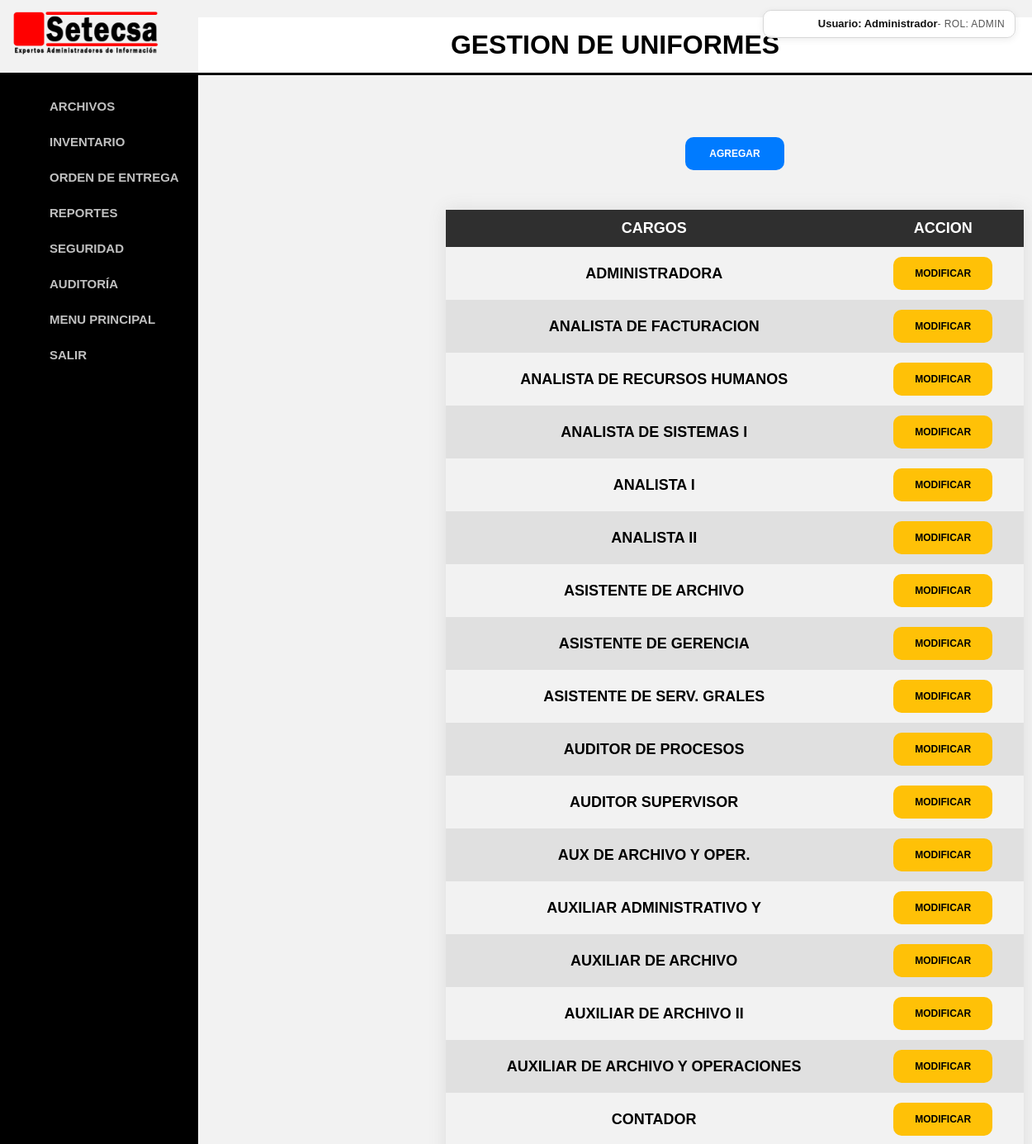
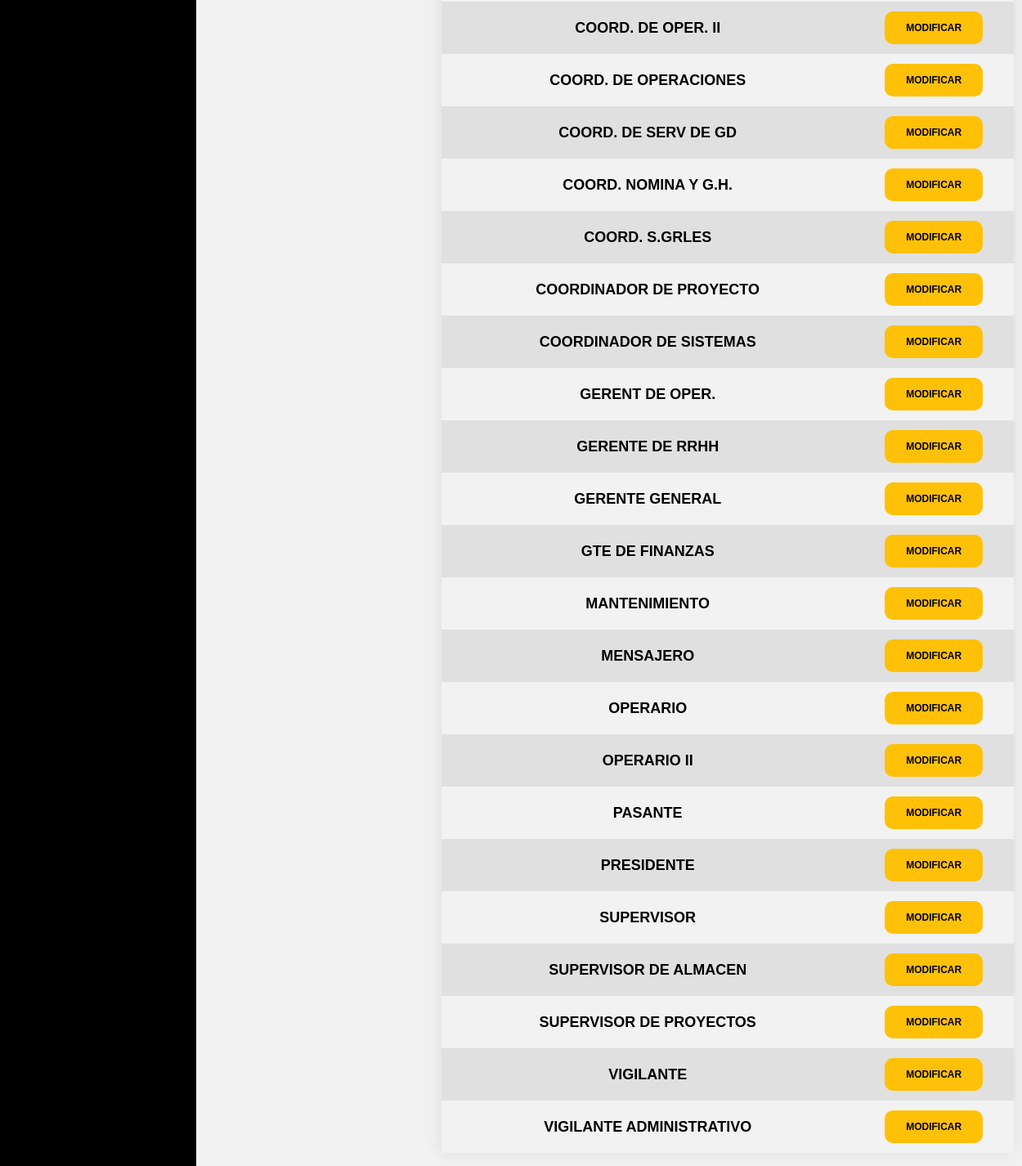
The page /cargosvista.php (signed in) on the database its author committed (2 pictures, top to bottom).
### tables this page shows
CREATE TABLE `cargos` (
  `id` bigint(20) UNSIGNED NOT NULL,
  `nombre` varchar(40) NOT NULL
);

### cargosvista.php (the view, shortened to what this page needs)
<?php
    include ('encabezado.php');
    include ('conexion_db.php');
    $qry = "select * from cargos order by nombre";
    $result = mysqli_query($mysqli,$qry) or die('La consulta falló: '.$mysqli -> error);
    $css1= "sr_grid1";
    $color[1]=$css1;
    $ncolor=0;
?>
<html lang="en">
    <br><br><br><br>
    <table class="tablabotones">
        <tr>
            <td><input type="button"  class="boton" value="AGREGAR" title="AGREGAR CARGO" onclick="javascript:{lanzar('cargosagregar.php')}"></td>
        </tr>
    </table>
    <table class="styled-table-3">
        <thead>
            <tr>
                <th>CARGOS</th>
                <th>ACCION</th>
            </tr>
        </thead>
        <tbody>
                <?php
                    while($row = mysqli_fetch_array($result, MYSQLI_ASSOC))
                    {
                        $id = $row['id'];
                        $nombre = $row['nombre'];
                ?>
                        <tr class="<?php echo $color[$ncolor]?>">
                            <td><?php echo nl2br(trim($nombre))?></td>
                            <td><input type="button"  class="boton boton-amarillo" title="MODIFICAR CARGO" value="MODIFICAR" onclick="javascript:{lanzar('cargosmodificar.php?id=<?php echo $id?>')}" /></td>
                        </tr>
                <?php
                        $ncolor = $ncolor + 1;
                        if ($ncolor > 1 ) { $ncolor=0;}
                    }
                ?>
            </tbody>
    </table>
</html>

### formatos.css (style rules this page uses)
body { font-family: Arial, sans-serif; margin: 0; padding: 0; margin-left: 240px; background-color: #f2f2f2; color: #000; }
.sr_grid1 { background-color: #e0e0e0; }
.boton { font-size:12px; font-family:sans-serif; font-weight:bold; color:#ffffff; background:#333333; border:0px; border-radius: 10px; width:120px; height:40px; }
input[type="button"].boton[value="AGREGAR"], button[type="button"].boton[value="AGREGAR"], a.boton[value="AGREGAR"] { background: #007bff !important; color: #ffffff !important; }
.boton-amarillo { background: #ffc107; color: #000000; }
.styled-table-3 { border-collapse: collapse; margin: 45px 300px; font-size: 18px; font-family: sans-serif; min-width: 700px; box-shadow: 0 0 20px #dcdcdc; }
.styled-table-3 thead tr { background-color: #2f2f2f; color: #ffffff; text-align: middle; }
.styled-table-3 th, .styled-table-3 td { padding: 12px 15px; }
.styled-table-3 tbody tr td { text-align: center; font-weight: bold; color: #000000; height: 10px; }
.tablabotones { margin: 0px 400px; min-width: 500px; }
.tablabotones tbody tr td { text-align: center; }

### rows shown on the page
cargos: nombre "ADMINISTRADORA"
cargos: nombre "ANALISTA DE FACTURACION"
cargos: nombre "ANALISTA DE RECURSOS HUMANOS"
cargos: nombre "ANALISTA DE SISTEMAS I"
cargos: nombre "ANALISTA I"
cargos: nombre "ANALISTA II"
cargos: nombre "ASISTENTE DE ARCHIVO"
cargos: nombre "ASISTENTE DE GERENCIA"
cargos: nombre "ASISTENTE DE SERV. GRALES"
cargos: nombre "AUDITOR DE PROCESOS"
cargos: nombre "AUDITOR SUPERVISOR"
cargos: nombre "AUX DE ARCHIVO Y OPER."
cargos: nombre "AUXILIAR ADMINISTRATIVO Y"
cargos: nombre "AUXILIAR DE ARCHIVO"
cargos: nombre "AUXILIAR DE ARCHIVO II"
cargos: nombre "AUXILIAR DE ARCHIVO Y OPERACIONES"
cargos: nombre "CONTADOR"
cargos: nombre "COORD. DE OPER. II"
cargos: nombre "COORD. DE OPERACIONES"
cargos: nombre "COORD. DE SERV DE GD"
cargos: nombre "COORD. NOMINA Y G.H."
cargos: nombre "COORD. S.GRLES"
cargos: nombre "COORDINADOR DE PROYECTO"
cargos: nombre "COORDINADOR DE SISTEMAS"
cargos: nombre "GERENT DE OPER."
cargos: nombre "GERENTE DE RRHH"
cargos: nombre "GERENTE GENERAL"
cargos: nombre "GTE DE FINANZAS"
cargos: nombre "MANTENIMIENTO"
cargos: nombre "MENSAJERO"
cargos: nombre "OPERARIO"
cargos: nombre "OPERARIO II"
cargos: nombre "PASANTE"
cargos: nombre "PRESIDENTE"
cargos: nombre "SUPERVISOR"
cargos: nombre "SUPERVISOR DE ALMACEN"
cargos: nombre "SUPERVISOR DE PROYECTOS"
cargos: nombre "VIGILANTE"
cargos: nombre "VIGILANTE ADMINISTRATIVO"

### other values the page prints
$nombreUsuarioSesion "Administrador"
$rolUsuarioSesion "ADMIN"
